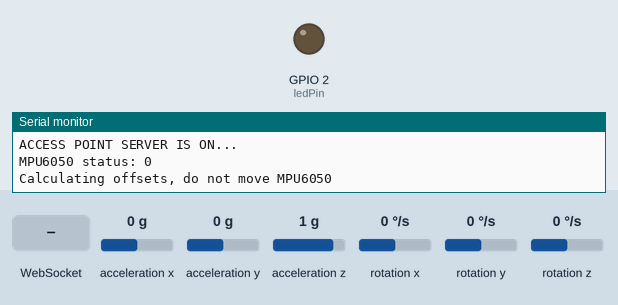
A sketch run on a simulated ESP32. On the bench: output pins drawn as LEDs (lit = HIGH), the last lines printed to the serial monitor. Dashed ring = blinking. Inputs (shaded band) come from the test bench; at power-on: acceleration x 0 g, acceleration y 0 g, acceleration z 1 g, rotation x 0 °/s, rotation y 0 °/s, rotation z 0 °/s.

Above: at 0.1 s.
At 3.2 s:
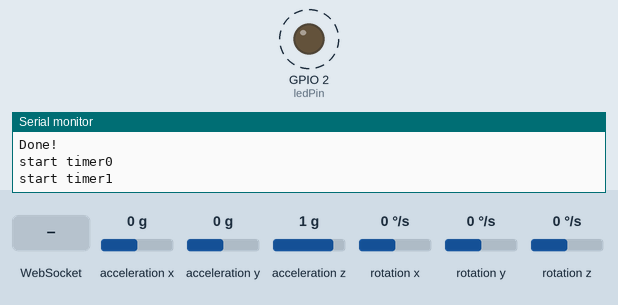
3.3 s: WebSocket text "1" received
Timing chart, 0 to 11.5 s (numbered marks = the images above; inputs shaded):
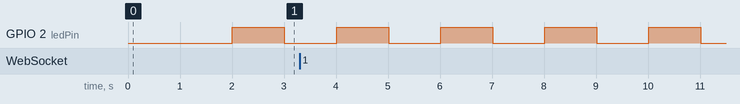

Measured:
- by itself, GPIO 2 (ledPin): alternates HIGH for 1.0 s and LOW for 1.0 s

The sketch:

WEBSOCKETS0.ino
```cpp
/*
 * Miniproyecto
 * Código únicamente de los websockets
 * con lecturas de sensor y comunicación con servidor
 */

//Libraries
#include <WiFi.h>
#include <WebServer.h>
#include <WebSocketsServer.h>
#include <ArduinoJson.h>

//Libraries for the IMU
#include <Wire.h>
#include <MPU6050_light.h>


//****************************************************************************************
//BlinkLED
//Variables

// constants won't change. Used here to set a pin number:
const int ledPin =  2;// the number of the LED pin

// Variables that change
int ledState = LOW;             // ledState used to set the LED
unsigned long currentMillis = 0; //Stores the current time

// Generally, you should use "unsigned long" for variables that hold time
// The value will quickly become too large for an int to store
unsigned long previousMillis = 0;        // will store last time LED was updated

// constants won't change
const long interval = 1000;           // interval at which to blink (milliseconds)

//Function declaration
void blinkled();

//****************************************************************************************
//ACCESS POINT WEBSERVER
//VARIABLES

//CONSTANTS
const char* ssid = "MINIPROYECTO";
const char* password = "miniproyecto"; // opcional softAP()

//DECLARATIONS

//FUNCTIONS
void Webserversetup();

//JSON PROTOCOL
StaticJsonDocument<200> doc_tx;
StaticJsonDocument<200> doc_rx;

//WEBSERVER PORTS
WebServer  server(80);  //80 is de default port for webservers
WebSocketsServer webSocket = WebSocketsServer(81); //PORT 81 IS THE DEFAULT PORT FOR WS

//****************************************************************************************
//                                 PID CONTROLLER
/*
 * create variables for ki, kp and kd
 * must be double data type
 */
//Constants
float kp_local = 1.0;
float kd_local = 0.0;
float ki_local = 0.0;
/*
 * This ones are not equal to the analogic constants
 * They have to absorb Ts
 */
//Processing variables start at 0
float ek = 0; //Substraction between the measurement and the reference
float ek_1 = 0; //previous  value for ek
float Ek = 0; //Sum of all the values of ek for the integration of ki
float eD = 0; //delta e for the derivation
const float ref = 0.5; //constant value, it is recomended to be a const float type
float yk = 0; //sensor reading
float uk = 0; //result of the diff eq
float uk_1 = 0; //previous result of the diff eq

//casting variables
uint8_t uk_integrer = 0; //8 bit variable that writes to DAC1
float unscale = 0; //Variable that stores the mapped value
const float lower_limit = -70.0; //Min measurement angle (deg)
const float high_limit = +70.0; //Max measurement angle (deg)

//Process function
void control();
//****************************************************************************************


//****************************************************************************************
//                                IMU VARIABLES
//IMU WIRE OBJECT
MPU6050 mpu(Wire);
//Variables

//Function declaration
void IMU_config();
//****************************************************************************************


//****************************************************************************************
//                                TIMER0 CONFIGURATION
hw_timer_t * timer0 = NULL; //reiniciar timer0
portMUX_TYPE timerMux0 = portMUX_INITIALIZER_UNLOCKED;
int interrupt_counter = 0;

//INTERRUPT ON TIMER0
//TIMER0 IS THE TIMER THAT CONTROLS THE PID
void IRAM_ATTR onTimer0(){
  //INTERRUPTION ON TIMER0
  portENTER_CRITICAL_ISR(&timerMux0);
  /*
   * Your code goes here
   */
  control();
  interrupt_counter++;
  portEXIT_CRITICAL_ISR(&timerMux0);
}

//CONFIGURATION TIMER 0
void TIMER0_CONFIG();

//PID CONTROLLER
void TIMER0_PID();

//****************************************************************************************

//****************************************************************************************
//                                TIMER1 CONFIGURATION
hw_timer_t * timer1 = NULL; //reiniciar timer1
portMUX_TYPE timerMux1 = portMUX_INITIALIZER_UNLOCKED;
int interrupt_counter2 = 0;

//INTERRUPT ROUTINE TIMER 1
void IRAM_ATTR onTimer1(){
  //INTERRUPTION ON TIMER1
  portENTER_CRITICAL_ISR(&timerMux1);
  interrupt_counter2++;
  portEXIT_CRITICAL_ISR(&timerMux1);
}

//CONFIGURATION TIMER 1
void TIMER1_CONFIG();

//TIMER 1 SUBROUTINE
void TIMER1_SERVER();

//****************************************************************************************


//****************************************************************************************
//Configuration of everything
void setup() {
  //WEBSERVER CONFIGURATION
  Webserversetup();
  //IMU CONFIGURATION
  IMU_config();
  //TIMERS CONFIGURATION
  TIMER0_CONFIG();
  TIMER1_CONFIG();
  //INDICATOR LED CONFIGURATION
  pinMode(ledPin, OUTPUT);
}

//****************************************************************************************


//****************************************************************************************
//The actual code running in the background
void loop() {
  //VERY IMPORTANT FOR THE CORRECT BEHAVIOUR OF THE SERVER
  server.handleClient();
  webSocket.loop();
  currentMillis = millis();
  //IMPORTANT FOR THE INTEGRATION OF THE GYRO INFORMATION AND COMPLEMENTARY FILTER
  mpu.update();

  //Blink BLUE BUILTIN LED
  blinkled(); //used for the initial stages but now a timer is used for more precision
  TIMER1_SERVER();
  /*
   * HERE YOU CALL A FUNCTION TO TAKE THE DATA FROM THE SENSOR
   * TURN IT INTO A DOUBLE AND SCALE IT UP IF DESIRED
   * PROCESS THE DATA
   * SCALE IT FROM LAST STEP TO 0-255 (DIVIDE BY 5 AND MULTIPLY BY 255)
   * CAST IT TO INTEGRER
   * USE dacWrite(DAC1, DATA)
   * USE TIMER 0 FOR THE PID CONTROLLER
   * USE TIMER 1 FOR SENDING DATA TO SERVER
   */
   TIMER0_PID();
}
//****************************************************************************************


//****************************************************************************************
/*
 *                    HERE ARE ALL THE FUNCTIONS USED IN THE CODE
 */
//****************************************************************************************

 //Blinks the led every interval
 void blinkled(){

    if (currentMillis - previousMillis >= interval) {
    ledState = ~ledState;
    digitalWrite(ledPin, ledState);
    // save the last time you blinked the LED
    // At the end to have the real time
    previousMillis = currentMillis;
  }
 }

//****************************************************************************************
//CONFIGURES THE ACCESS POINT
//CONFIGURES WEB SERVER
void Webserversetup(){
  Serial.begin(115200); //USE SERIAL COMUNICATION TO SEE IF THERE'S ANYTHING WRONG
  //CREATE THE ACCESS POINT
  WiFi.softAP(ssid, password); //THIS IS THE MOST SIMPLE CONFIG
  //WiFi.softAPConfig(ip, gateway, subnet);
  IPAddress ip = WiFi.softAPIP();

  //Serial.print("WEBSERVER NAME: ");
  //Serial.println(ssid);
  Serial.print("IP ADDRESS: ");
  Serial.println(ip);

  //HERE YOU CAN ADD THE HANLDERS FOR ANY EVENT
  server.on("/", handleConnectionRoot);
  server.onNotFound(handleNotFound);

  //TURN ON THE SERVER
  server.begin();
  webSocket.begin(); //START WEBSOCKETS
  webSocket.onEvent(webSocketEvent);
  Serial.println("ACCESS POINT SERVER IS ON..."); //MESSAGE FOR THE USER
}

//WEBPAGE TO UPLOAD THE FIRST TIME
String webpage = "<!DOCTYPE html>\n<html>\n<head>\n<title>ESP SERVER</title>\n<script src=\"https://code.highcharts.com/highcharts.js\"></script>\n<script src=\"https://code.highcharts.com/modules/exporting.js\"></script>\n<!-- optional -->\n<script src=\"https://code.highcharts.com/modules/offline-exporting.js\"></script>\n<script src=\"https://code.highcharts.com/modules/export-data.js\"></script>\n</head>\n<body style='background-color: #EEEEEE;'>\n\n<span style='color: #003366;'>\n\n<h1>ESP32 WEBSERVER FOR MPU6050</h1>\n<p>Datos normalizados a g=9.81</p>\n<p>Aceleracion eje x (m/s²): <span id = 'rand1'>-</span></p>\n<p>Aceleracion eje y (m/s²): <span id = 'rand2'>-</span></p>\n<p>Aceleracion eje z (m/s²): <span id = 'rand3'>-</span></p>\n<h2>Gyro</h2>\n<p>Gyro x (rad/s): <span id = 'rand4'>-</span></p>\n<p>Gyro y (rad/s): <span id = 'rand5'>-</span></p>\n<p>Gyro z (rad/s): <span id = 'rand6'>-</span></p>\n<h1>Valores PID</h1>\n\n<form>\n  <label for=\"kp\">Kp:</label>\n  <input type=\"number\" id=\"kp\" name=\"quantity\" step=\"0.000001\">\n  <label for=\"kd\">Kd:</label>\n  <input type=\"number\" id=\"kd\" name=\"quantity\" step=\"0.000001\">\n  <label for=\"ki\">Ki:</label>\n  <input type=\"number\" id=\"ki\" name=\"quantity\" step=\"0.000001\">\n</form>\n\n\n<p><button type='button' id='BTN_SEND_BACK'>\nSend info to ESP32\n</button></p>\n</span>\n<!-- AJAX CODE TO SEND INFORMATION TO ESP32 -->\n<script>\n//INCOMING DATA ARRAY\n/*\tThis array has to go to local webpage storage to be used later in the graph\n *\tThen it needs to be downloadable\n */\nlet incoming_data = [];\n//WEBSOCKET CODE\nvar Socket;\ndocument.getElementById('BTN_SEND_BACK').addEventListener('click', button_send_back);\nfunction init() {\n\tSocket = new WebSocket('ws://' + window.location.hostname + ':81/');\n\tSocket.onmessage = function(event) {\n\t\tprocessCommand(event);\n\t};\n}\nfunction button_send_back(ev){\n\tev.preventDefault(); //To prevent the form from reloading and reseting the input boxes\n\tvar guitar = {\n\tbrand: 'Gibson',\n\ttype: 'Les Paul Studio',\n\tyear: 2010,\n\tcolor: 'white'\n\t};\n\tlet PID = {\n\t\tkp: document.getElementById('kp').value,\n\t\tkd: document.getElementById('kd').value,\n\t\tki: document.getElementById('ki').value\n\t};\n\tSocket.send(JSON.stringify(PID));\n\tconsole.log(PID);\n}\nfunction processCommand(event){\n\tvar obj = JSON.parse(event.data);\t\n\tdocument.getElementById('rand1').innerHTML = obj.rand1;\n\tdocument.getElementById('rand2').innerHTML = obj.rand2;\n\tdocument.getElementById('rand3').innerHTML = obj.rand3;\n\tdocument.getElementById('rand4').innerHTML = obj.rand4;\n\tdocument.getElementById('rand5').innerHTML = obj.rand5;\n\tdocument.getElementById('rand6').innerHTML = obj.rand6;\n\t//Put the incoming sensor values to an array for easier graphing\n\tincoming_data.push(obj.rand7);\n\t//incoming_data.push(obj.rand2); //just grahping the pitch angle\n\t//console.log(incoming_data);\n\t//console.log(obj.rand1);\n\t//console.log(obj.rand2);\n\t\n\t//SAVING TO localStorage\n\t//THE JSON OBJECT NEEDS TO BE A STRING\n\t//REMEMBER TO PARSE IT WHEN YOU GET IT \n\t//let variable = localStorage.getItem(\"name_of_data\");\n\t//let object = JSON.parse(variable);\n\t//NOW YOU CAN USE THE DATA INSIDE OF THE OBJECT IN YOUR CODE\n\tlocalStorage.setItem(\"Data_esp\", JSON.stringify(incoming_data));\n}\nwindow.onload = function(event) {\n\tinit();\n}\n</script>\n\n<!--BUTTON FOR CONFIGURABLE N -->\n<form>\n<div>\n\t<label for=\"N_datos\">Cantidad de datos:</label>\n\t<input type=\"number\" id=\"N_datos\" name=\"quantity\" step=\"1\" value=\"40\">\n\t<button type='button' id='update_graph'>\n\tUpdate_graph\n\t</button>\n</div>\n</form>\n\n\n<!-- // IMU GRAPH -->\n<div id=\"container\" style=\"width:50%; height:300px;\"></div>\n<script>\nlet chart; //global chart\nlet memory; //global memory\nlet data; //global memory\nlet N_datos;\n//Event listener for the information shown on graph\ndocument.getElementById('update_graph').addEventListener('click', update_graph);\n\tfunction update_graph(ev1) {\n\t//ev1.preventDefault(); //Prevents page from reloading\n\tN_datos = document.getElementById('N_datos').value;\t\n\t}\n//ASK FOR DATA FROM localStorage EVERY SECOND\nsetInterval(function requestData() {\t\n\tmemory = localStorage.getItem(\"Data_esp\");\n\tdata = JSON.parse(memory);\n\tlet data_size = data.length - 1; //Size of the array\n\tconst point = data[data_size]; //Obtain the latest point in the graph\n\tconst series = chart.series[0],\n\t\tshift = series.data.length > N_datos; //Start shifting data if there is more than 20 entrys\n\t\t//THE NUMBER 20 IS THE NUMBER OF DATA SHOWN IN THE GRAPH\n\t\t\n\t//add the point to the graph\n\tchart.series[0].addPoint(point, true, shift);\n\t\n\t//console.log(data);\n}, 500);\n\n\ndocument.addEventListener('DOMContentLoaded', function () {\n        chart = Highcharts.chart('container', {\n            chart: {\n                type: 'spline',\n\t\t\t\tzoomType: 'x',\n\t\t\t\tpanning: true,\n\t\t\t\tpankey: 'shift',\n            },\n\t\t\tcredits: {\n\t\t\t\tenabled: false\n\t\t\t}\n\t\t\t,\n            title: {\n                text: 'Angulo del balancin'\n            },\n\t\t\tsubtitle: {\n\t\t\t\ttext: 'Click and drag to zoom in. Hold down shift key to pan.'\n\t\t\t},\t\t\t\n            xAxis: {\n                //categories: []\n\t\t\t\tscrollbar: {\n\t\t\t\tenabled: true\n\t\t\t\t}\n            },\n            yAxis: {\n                title: {\n                    text: 'Angulo (deg)'\n                }\n            },\n            series: [{\n                name: 'Angulo Z (deg)',\n\t\t\t\tshowInNavigator: true,\n                data: [] //incoming_data\n            }]\n\t\t\t\n        });\n    });\n\n</script>\n\n</body>\n</html>";

//****************************************************************************************


//****************************************************************************************
//HANDLERS FOR THE WEBPAGE
//ROOT HANLDER (THE FIRST TIME THE SERVER STARTS)
void handleConnectionRoot() {
  server.send(200, "text/html", webpage);
}

//DISPLAYS THE TEST NOT FOUND WHEN THE PAGE IS NOT FOUND
void handleNotFound(){
  server.send(404, "text/plain", "Not found");
}

void webSocketEvent(byte num, WStype_t type, uint8_t * payload, size_t length){
  switch (type) {
    case WStype_DISCONNECTED: //CLIENT DISCONNECTS TO SERVER
      Serial.println("Client DISConnected");
      case WStype_CONNECTED: //CLIENT CONNECTS TO SERVER
      break;
    Serial.println("CLIENT CONNECTED");
      // Add code to do more stuff if wanted

      break;
    case WStype_TEXT: //WHEN CLIENT SENDS DATA
      DeserializationError error = deserializeJson(doc_rx, payload);
      if (error) {
        Serial.println("Error, something went wrong...");
        return;
      } else {
        const float kp = doc_rx["kp"];
        const float kd = doc_rx["kd"];
        const float ki = doc_rx["ki"];
        //const char* g_color = doc_rx["color"];
        Serial.println("Received PID info!");
        Serial.print("kp:");
        Serial.println(kp,5);
        Serial.print("kd:");
        Serial.println(kd,5);
        Serial.print("ki:");
        Serial.println(ki,5);
        //Serial.println("Color:"+String(g_color));
        //Serial.println(data, Format)
        //Data can be any type of data
        //Format is BIN,DEC,HEX,OCT for integrers and the decimal places for float and doubles.

        /*
         * HERE YOU ADD THE CODE TO MODIFY THE CONSTANTS
         * KP = kp;
         * KD = kd;
         * KI = ki;
         */
         kp_local = kp;
         kd_local = kd;
         ki_local = ki;
      }
      break;
  }
}
//****************************************************************************************

//****************************************************************************************
//
void IMU_config(){
  //START THE WIRE I2C LIBRARY
  Wire.begin();
  byte status = mpu.begin();
  Serial.print(F("MPU6050 status: "));
  Serial.println(status);
  while(status!=0){ } // stop everything if could not connect to MPU6050

  Serial.println(F("Calculating offsets, do not move MPU6050"));
  delay(1000);
  mpu.calcOffsets(true,true); // gyro and accelero
  Serial.println("Done!\n");
}
//****************************************************************************************

//****************************************************************************************
//PID CONTROLLERS
/*
 * To DO list
 * Make a function that processes the data
 * Figure out how to scale the data
 * Difference equation
 * Unscale data
 * write to dac1
 * for the final version of the code turn off every serial comunication
 * except for the incoming data of the webpage
 * if necesary use a timer to process data
 * REMEMBER TO TURN DOWN VOLTAGE TO 6V APROX. TO LOWER THE SPEED
 * The angle of reference is -1.9 degrees on Z. (horizontal position)
 */
//****************************************************************************************
//                    TIMER CONFIG

void TIMER0_CONFIG(){
  //CONFIG TIMER0
  //TIMER 0 IS THE PID TIMER AND NEEDS TO BE AS FAST AS POSIBLE try a period of 1ms
  Serial.println("start timer0");
  timer0 = timerBegin(0, 80, true); // timer 0, MWDT clock period = 12.5 ns * TIMGn_Tx_WDT_CLK_PRESCALE -> 12.5 ns * 80 -> 1000 ns = 1 us, countUp
  timerAttachInterrupt(timer0, &onTimer0, true); // edge (not level) triggered
  timerAlarmWrite(timer0, 500000, true); // 250000 * 1 us = 250 ms, autoreload true
  timerAlarmEnable(timer0);
}

void TIMER1_CONFIG(){
  //TIMER 1 SENDS DATA TO SERVER EVERY 1 SECOND but after testing increase the frequency to 500ms
  //CONFIG TIMER1
  Serial.println("start timer1");
  timer1 = timerBegin(1, 80, true);  // timer 1, MWDT clock period = 12.5 ns * TIMGn_Tx_WDT_CLK_PRESCALE -> 12.5 ns * 80 -> 1000 ns = 1 us, countUp
  timerAttachInterrupt(timer1, &onTimer1, true); // edge (not level) triggered
  timerAlarmWrite(timer1, 1000000, true); // 250000 * 1 us = 1000 ms, autoreload true
  timerAlarmEnable(timer1);
}

//****************************************************************************************
//                    TIMER PID AND SERVER
/*
 * When you read this remember that you have to move the code from millis()
 * to TIMER1_SERVER
 * and read the sensors and process the data in TIMER0_PID
 */
void TIMER1_SERVER() {
  if (interrupt_counter2==1) {
    //Serial.println("onTimer1: Server");
    //WEBSOCKET TEST
    String jsonString ="";
    JsonObject object = doc_tx.to<JsonObject>();
    /*
     * HERE YOU GRAB THE VALUES FROM THE SENSOR AND SEND THEM INSTEAD OF RANDOM(100)
     */
    object["rand1"] = mpu.getAccX();//aceleration x
    object["rand2"] = mpu.getAccY();//aceleration y
    object["rand3"] = mpu.getAccZ();//aceleration z
    object["rand4"] = mpu.getGyroX();//Gyro x
    object["rand5"] = mpu.getGyroY();//Gyro y
    object["rand6"] = mpu.getGyroZ();//Gyro z
    object["rand7"] = mpu.getAngleZ();//Angle Z
    serializeJson(doc_tx, jsonString); //WE USE DOC_TX BECAUSE WE ARE SENDING FROM ESP32 TO WEBPAGE
    //Serial.println(jsonString); //DISPLAY IN THE SERIAL MONITOR
    webSocket.broadcastTXT(jsonString);
    interrupt_counter2 = 0;
  }

}

void TIMER0_PID() {
  if (interrupt_counter==1) {
    /*
     *     CODE TO EXECUTE WITH INTERRUPT GOES HERE
     */
    interrupt_counter = 0;
  }

}
//****************************************************************************************
//                                   PID CONTROLLER CORE

void control(){
  //Here you scale the values
  yk = mpu.getAngleZ(); //Get the angle value, it is already a float

  //Everything from here on has to be a float and scaled
  //Equation of differences
  ek = ref - yk;
  eD = ek - ek_1;
  Ek = Ek + ek;
  uk = kp_local*ek + ki_local*Ek + kd_local*eD; //Difference eq for control
  //updates in code
  ek_1 = ek;

  //Here you convert from a float to an integrer of 8 bits
  unscale = map(uk, lower_limit, high_limit, 0, 255); //Adjust the range
  uk_integrer = (uint8_t) unscale; //adjust the data type

  //Use that integrer to write to DAC1
  //ANALOG OUTPUT OF THE CONTROLLER THAT GOES INTO THE DRIVER
  //dacWrite(DAC1, uk_integrer);
  //Just for debugging
  //Serial.println(uk_integrer, DEC); //show the pid result in the console
  /*
   * Remainder:
   * 0 -> -6V and 255 -> 6V
   * 127 -> 0V
   * Always check the physical voltages to ensure best performance
   * Check the gain
   * Check the adjustment pot (1.65V)
   * Check both ends of the signal 0 and 255 and make sure they are in range.
   */
}


//****************************************************************************************
```
